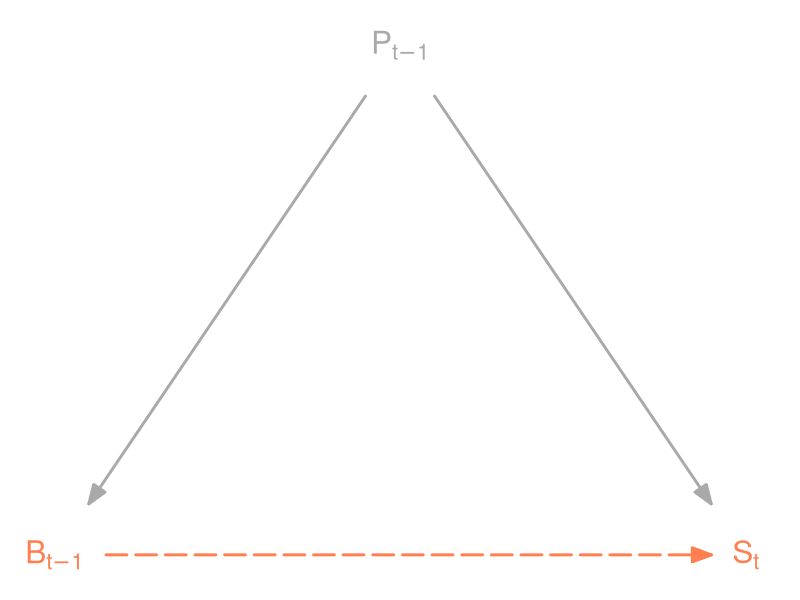
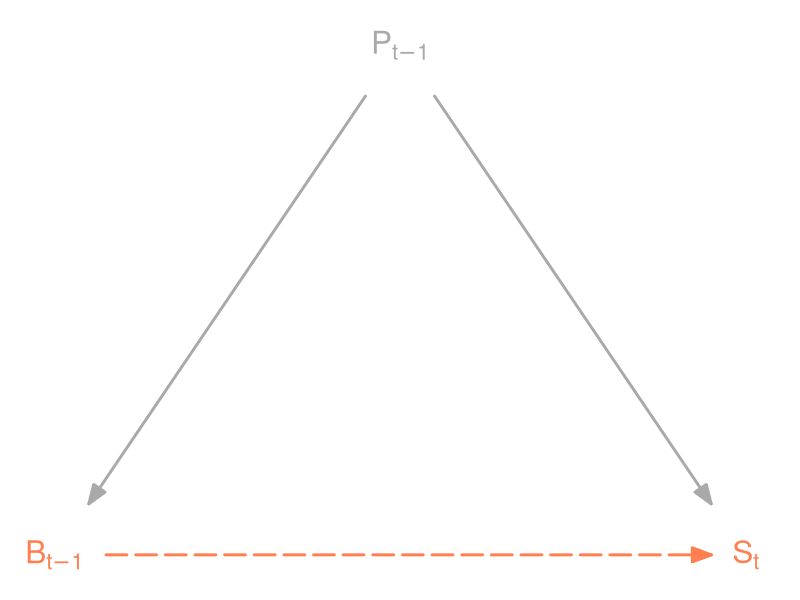
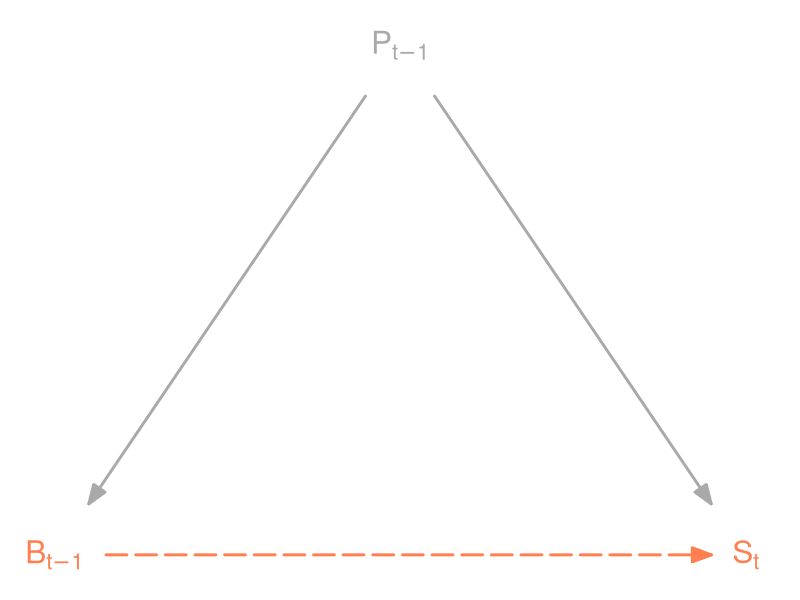

Write R code to recreate these figures, in order.
# load the libraries (install them if needed)
library(data.table)
library(ggplot2)

# set up the coordinates for nodes and edges
nudge <- .05
dt <- data.table(x=c(-.5,0,.5),y=c(0,1,0),xbeg=c(0-nudge,0+nudge,-.5+1.5*nudge),xend=c(-.5+nudge,.5-nudge,.5-nudge),ybeg=c(1-2*nudge,1-2*nudge,0),yend=c(0+2*nudge,0+2*nudge,0),labels=c("B[t-1]","P[t-1]","S[t]"))

# plot the graph
gg_dag <- ggplot(dt)+
  geom_text(aes(x=x,y=y,label=labels),size=8,parse=T,color=c("coral","darkgray","coral"))+
  geom_segment(aes(x=xbeg,y=ybeg,xend=xend,yend=yend),lineend = c("round"),linejoin = c("round"),arrow=arrow(type="closed",angle=20,length=unit(0.2,"inches")),size=1,linetype=c(1,1,5),color=c("darkgray","darkgray","coral"))+
  geom_segment(data=dt[3,],aes(x=xend-.5*nudge,y=yend,xend=xend,yend=yend),lineend = c("round"),linejoin = c("round"),arrow=arrow(type="closed",angle=20,length=unit(0.2,"inches")),size=1,linetype=1,color="coral")+
  theme_void()+
  coord_cartesian(clip="off")+
  theme(panel.background=element_blank(),plot.background=element_blank(),plot.margin = margin(.5,.5,.5,.5, "cm"))

gg_dag

ggsave("figures/dag_birds.png",gg_dag,width=6.5,height=3.5,dpi="retina",device="png")
ggsave("figures/dag_birds.eps",gg_dag,width=6.5,height=3.5,dpi="retina",device="eps")

